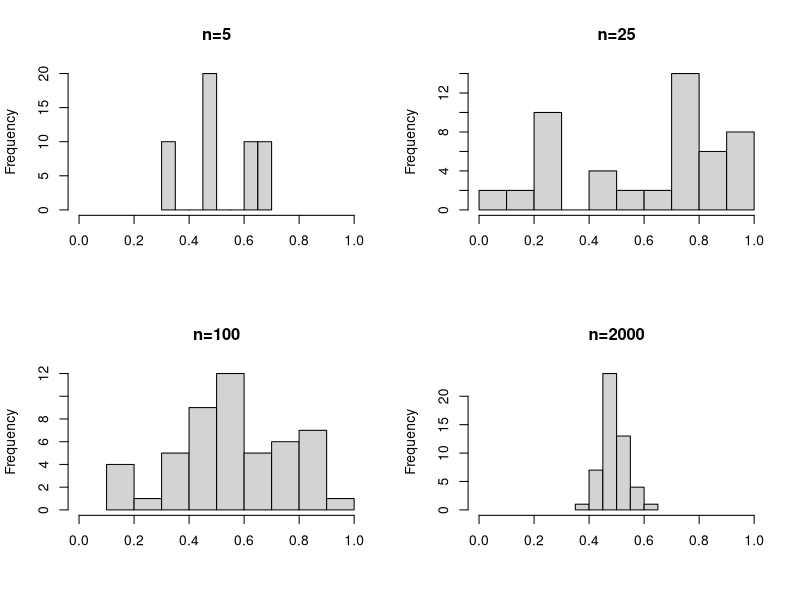

Here is the R script that generated this plot:
## ---- chunk 1
#Create matrix
n5<-matrix(runif(5),nrow=50)
n25<-matrix(runif(25),nrow=50)
n100<-matrix(runif(100),nrow=50)
n2000<-matrix(runif(2000),nrow=50)

#Create matrix list
MatrixList<-list(n5,n25,n100,n2000)

#Apply mean:
MatrixList.means<-lapply(MatrixList,rowMeans)
## ---- chunk 2
 #4 subplots
 par(mfrow=c(2,2))
 
 #Histograms
 hist(MatrixList.means[[1]],xlim=range(0:1),main="n=5",xlab="")
hist(MatrixList.means[[2]],xlim=range(0:1),main="n=25",xlab="")
 hist(MatrixList.means[[3]],xlim=range(0:1),main="n=100",xlab="")
hist(MatrixList.means[[4]],xlim=range(0:1),main="n=2000",xlab="") 
 

